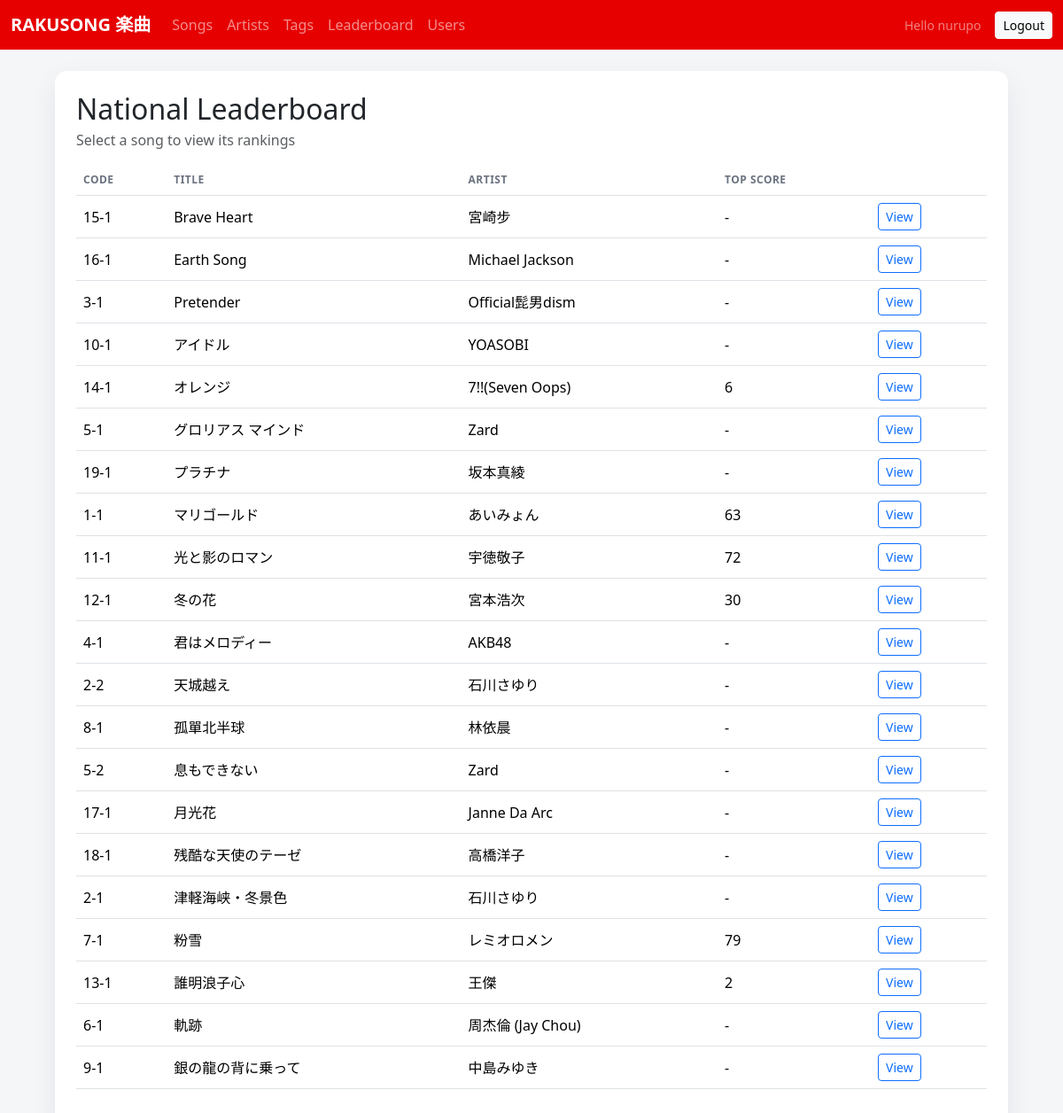
The app's page /ui/leaderboard/ (signed in) with its own data.
### songs/models.py (models this page shows, shortened)
class Song(models.Model):
    code = models.CharField(max_length=32, unique=True, blank=True)
    title = models.CharField(max_length=255)
    artist = models.CharField(max_length=255, blank=True)
    artist_no = models.PositiveIntegerField(null=True, blank=True)
    song_no = models.PositiveIntegerField(null=True, blank=True)
    language = models.CharField(max_length=32, blank=True, default='jp')
    duration_seconds = models.PositiveIntegerField(null=True, blank=True)
    bpm = models.PositiveIntegerField(null=True, blank=True)
    key = models.CharField(max_length=16, blank=True)
    tags = models.ManyToManyField(Tag, blank=True, related_name='songs')
    midi_file = models.FileField(upload_to=midi_upload_path, blank=True, null=True)
    lrc_file = models.FileField(upload_to=lrc_upload_path, blank=True, null=True)
    cover_image = models.ImageField(upload_to='songs/cover/', blank=True, null=True)
    lrc_offset = models.IntegerField(default=0)
    is_published = models.BooleanField(default=True)
    created_at = models.DateTimeField(auto_now_add=True)
    updated_at = models.DateTimeField(auto_now=True)

### songs/views_ui.py (the view, shortened to what this page needs)
@login_required
def leaderboard_list(request):
    song_code = (request.GET.get('song') or '').strip()
    songs = (
        Song.objects
        .order_by('title')
        .annotate(top_score=Max('scores__score'))
    )
    selected_song = None
    scores = []
    return render(
        request,
        'scores/leaderboard_list.html',
        {
            'songs': songs,
            'selected_song': selected_song,
            'scores': scores,
            'song_code': song_code,
        },
    )

### templates/scores/leaderboard_list.html (shortened to what this page needs)
{% extends "base.html" %}
{% block content %}
  <div class="card p-4 mb-4">
    <div class="d-flex flex-wrap gap-3 justify-content-between align-items-center mb-3">
      <div>
        <h2 class="mb-1">National Leaderboard</h2>
        <div class="text-muted">Select a song to view its rankings</div>
      </div>
    </div>
    <div class="table-responsive">
      <table class="table align-middle">
        <thead>
          <tr>
            <th>Code</th>
            <th>Title</th>
            <th>Artist</th>
            <th>Top Score</th>
            <th></th>
          </tr>
        </thead>
        <tbody>
          {% for song in songs %}
            <tr>
              <td>{{ song.code }}</td>
              <td>{{ song.title }}</td>
              <td>{{ song.artist }}</td>
              <td>{{ song.top_score|default:"-" }}</td>
              <td>
                <a class="btn btn-sm btn-outline-primary" href="?song={{ song.code }}">View</a>
              </td>
            </tr>
          {% empty %}
            <tr>
              <td colspan="5" class="text-muted">No songs found.</td>
            </tr>
          {% endfor %}
        </tbody>
      </table>
    </div>
  </div>
{% endblock %}

### templates/base.html (shortened to what this page needs)
<!DOCTYPE html>
<html lang="en">
  <head>
    <link
      href="https://cdnjs.cloudflare.com/ajax/libs/bootstrap/5.3.8/css/bootstrap.min.css"
      rel="stylesheet"
    />
  </head>
  <body>
    <nav class="navbar navbar-expand-lg navbar-dark" style="background: #e60000;">
      <div class="container-fluid">
        <a class="navbar-brand fw-semibold" href="{% url 'ui_song_list' %}">RAKUSONG 楽曲</a>
        <div class="collapse navbar-collapse" id="mainNav">
          <ul class="navbar-nav me-auto mb-2 mb-lg-0">
            <li class="nav-item"><a class="nav-link" href="{% url 'ui_song_list' %}">Songs</a></li>
            <li class="nav-item"><a class="nav-link" href="{% url 'ui_artist_list' %}">Artists</a></li>
            <li class="nav-item"><a class="nav-link" href="{% url 'ui_tag_list' %}">Tags</a></li>
            <li class="nav-item"><a class="nav-link" href="{% url 'ui_leaderboard' %}">Leaderboard</a></li>
            <li class="nav-item"><a class="nav-link" href="{% url 'ui_user_list' %}">Users</a></li>
          </ul>
          {% if request.user.is_authenticated %}
            <div class="d-flex align-items-center gap-3">
              <span class="text-white-50 small">Hello {{ request.user.username }}</span>
              <a class="btn btn-light btn-sm" href="{% url 'ui_logout' %}">Logout</a>
            </div>
          {% endif %}
        </div>
      </div>
    </nav>
    <main class="container page-shell py-4">
      {% block content %}{% endblock %}
    </main>
  </body>
</html>

### templates/base.html (style rules this page uses)
:root { color-scheme: light; --bs-primary: #e60000; --bs-primary-rgb: 230, 0, 0; --bs-link-color: #e60000; --bs-link-hover-color: #b30000; }
body { margin: 0; font-family: "Segoe UI", "Helvetica Neue", Arial, sans-serif; background: #f5f6f8; color: #1b1f24; }
.page-shell { max-width: 1100px; }
.card { border-radius: 14px; box-shadow: 0 12px 30px rgba(17, 24, 39, 0.08); border: none; }
.table thead th { color: #6b7280; font-weight: 600; text-transform: uppercase; letter-spacing: 0.04em; font-size: 12px; }

### records on screen
Song: code "15-1", title "Brave Heart", artist "宮崎步", top_score "-"
Song: code "16-1", title "Earth Song", artist "Michael Jackson", top_score "-"
Song: code "3-1", title "Pretender", artist "Official髭男dism", top_score "-"
Song: code "10-1", title "アイドル", artist "YOASOBI", top_score "-"
Song: code "14-1", title "オレンジ", artist "7!!(Seven Oops)", top_score "6"
Song: code "5-1", title "グロリアス マインド", artist "Zard", top_score "-"
Song: code "19-1", title "プラチナ", artist "坂本真綾", top_score "-"
Song: code "1-1", title "マリゴールド", artist "あいみょん", top_score "63"
Song: code "11-1", title "光と影のロマン", artist "宇徳敬子", top_score "72"
Song: code "12-1", title "冬の花", artist "宮本浩次", top_score "30"
Song: code "4-1", title "君はメロディー", artist "AKB48", top_score "-"
Song: code "2-2", title "天城越え", artist "石川さゆり", top_score "-"
Song: code "8-1", title "孤單北半球", artist "林依晨", top_score "-"
Song: code "5-2", title "息もできない", artist "Zard", top_score "-"
Song: code "17-1", title "月光花", artist "Janne Da Arc", top_score "-"
Song: code "18-1", title "残酷な天使のテーゼ", artist "高橋洋子", top_score "-"
Song: code "2-1", title "津軽海峡・冬景色", artist "石川さゆり", top_score "-"
Song: code "7-1", title "粉雪", artist "レミオロメン", top_score "79"
Song: code "13-1", title "誰明浪子心", artist "王傑", top_score "2"
Song: code "6-1", title "軌跡", artist "周杰倫 (Jay Chou)", top_score "-"
Song: code "9-1", title "銀の龍の背に乗って", artist "中島みゆき", top_score "-"

### other values on screen
{{ request.user.username }} "nurupo"
